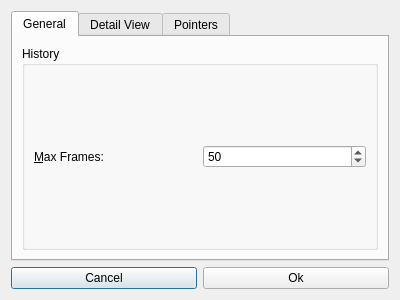
<?xml version="1.0" encoding="UTF-8"?>
<ui version="4.0">
 <class>SettingsDialog</class>
 <widget class="QDialog" name="SettingsDialog">
  <property name="geometry">
   <rect>
    <x>0</x>
    <y>0</y>
    <width>400</width>
    <height>300</height>
   </rect>
  </property>
  <property name="windowTitle">
   <string>Dialog</string>
  </property>
  <layout class="QVBoxLayout" name="verticalLayout_2">
   <item>
    <widget class="QTabWidget" name="settings_tabWidget">
     <property name="currentIndex">
      <number>0</number>
     </property>
     <widget class="QWidget" name="tab">
      <attribute name="title">
       <string>General</string>
      </attribute>
      <layout class="QHBoxLayout" name="horizontalLayout_8">
       <item>
        <widget class="QGroupBox" name="groupBox_4">
         <property name="title">
          <string>History</string>
         </property>
         <layout class="QHBoxLayout" name="horizontalLayout_7">
          <item>
           <layout class="QHBoxLayout" name="horizontalLayout_6">
            <item>
             <widget class="QLabel" name="maxFrames_label">
              <property name="text">
               <string>&amp;Max Frames: </string>
              </property>
              <property name="buddy">
               <cstring>maxFrames_spinBox</cstring>
              </property>
             </widget>
            </item>
            <item>
             <widget class="QSpinBox" name="maxFrames_spinBox">
              <property name="value">
               <number>50</number>
              </property>
             </widget>
            </item>
           </layout>
          </item>
         </layout>
        </widget>
       </item>
      </layout>
     </widget>
     <widget class="QWidget" name="tab_details">
      <attribute name="title">
       <string>Detail View</string>
      </attribute>
      <layout class="QHBoxLayout" name="horizontalLayout_2">
       <item>
        <widget class="QGroupBox" name="groupBox">
         <property name="title">
          <string>Window</string>
         </property>
         <layout class="QHBoxLayout" name="horizontalLayout_3">
          <item>
           <layout class="QFormLayout" name="formLayout">
            <item row="0" column="0">
             <widget class="QLabel" name="winSize_label">
              <property name="text">
               <string>&amp;Size:</string>
              </property>
              <property name="buddy">
               <cstring>winSize_spinBox</cstring>
              </property>
             </widget>
            </item>
            <item row="0" column="1">
             <widget class="QSpinBox" name="winSize_spinBox">
              <property name="singleStep">
               <number>2</number>
              </property>
              <property name="value">
               <number>3</number>
              </property>
             </widget>
            </item>
           </layout>
          </item>
         </layout>
        </widget>
       </item>
      </layout>
     </widget>
     <widget class="QWidget" name="tab_pointers">
      <attribute name="title">
       <string>Pointers</string>
      </attribute>
      <layout class="QVBoxLayout" name="verticalLayout">
       <item>
        <widget class="QGroupBox" name="groupBox_3">
         <property name="title">
          <string>Pointer Dimentions</string>
         </property>
         <layout class="QHBoxLayout" name="horizontalLayout_4">
          <item>
           <layout class="QFormLayout" name="formLayout_2">
            <property name="fieldGrowthPolicy">
             <enum>QFormLayout::FieldsStayAtSizeHint</enum>
            </property>
            <item row="0" column="0">
             <widget class="QLabel" name="pointerX_label">
              <property name="text">
               <string>&amp;X:</string>
              </property>
              <property name="buddy">
               <cstring>pointerX_spinBox</cstring>
              </property>
             </widget>
            </item>
            <item row="0" column="1">
             <widget class="QSpinBox" name="pointerX_spinBox">
              <property name="value">
               <number>40</number>
              </property>
             </widget>
            </item>
            <item row="1" column="1">
             <widget class="QSpinBox" name="pointerY_spinBox">
              <property name="value">
               <number>40</number>
              </property>
             </widget>
            </item>
            <item row="1" column="0">
             <widget class="QLabel" name="pointerY_label">
              <property name="text">
               <string>&amp;Y:</string>
              </property>
              <property name="buddy">
               <cstring>pointerY_spinBox</cstring>
              </property>
             </widget>
            </item>
           </layout>
          </item>
         </layout>
        </widget>
       </item>
       <item>
        <widget class="QGroupBox" name="groupBox_2">
         <property name="title">
          <string>Window</string>
         </property>
         <layout class="QHBoxLayout" name="horizontalLayout_5">
          <item>
           <layout class="QFormLayout" name="formLayout_3">
            <item row="0" column="0">
             <widget class="QLabel" name="deWinSize_label">
              <property name="text">
               <string>&amp;Size:</string>
              </property>
              <property name="buddy">
               <cstring>deWinSize_spinBox</cstring>
              </property>
             </widget>
            </item>
            <item row="0" column="1">
             <widget class="QSpinBox" name="deWinSize_spinBox">
              <property name="singleStep">
               <number>2</number>
              </property>
              <property name="value">
               <number>3</number>
              </property>
             </widget>
            </item>
           </layout>
          </item>
         </layout>
        </widget>
       </item>
      </layout>
     </widget>
    </widget>
   </item>
   <item>
    <layout class="QHBoxLayout" name="horizontalLayout">
     <item>
      <widget class="QPushButton" name="cancel_pushButton">
       <property name="text">
        <string>Cancel</string>
       </property>
      </widget>
     </item>
     <item>
      <widget class="QPushButton" name="ok_pushButton">
       <property name="text">
        <string>Ok</string>
       </property>
      </widget>
     </item>
    </layout>
   </item>
  </layout>
 </widget>
 <resources/>
 <connections/>
</ui>
